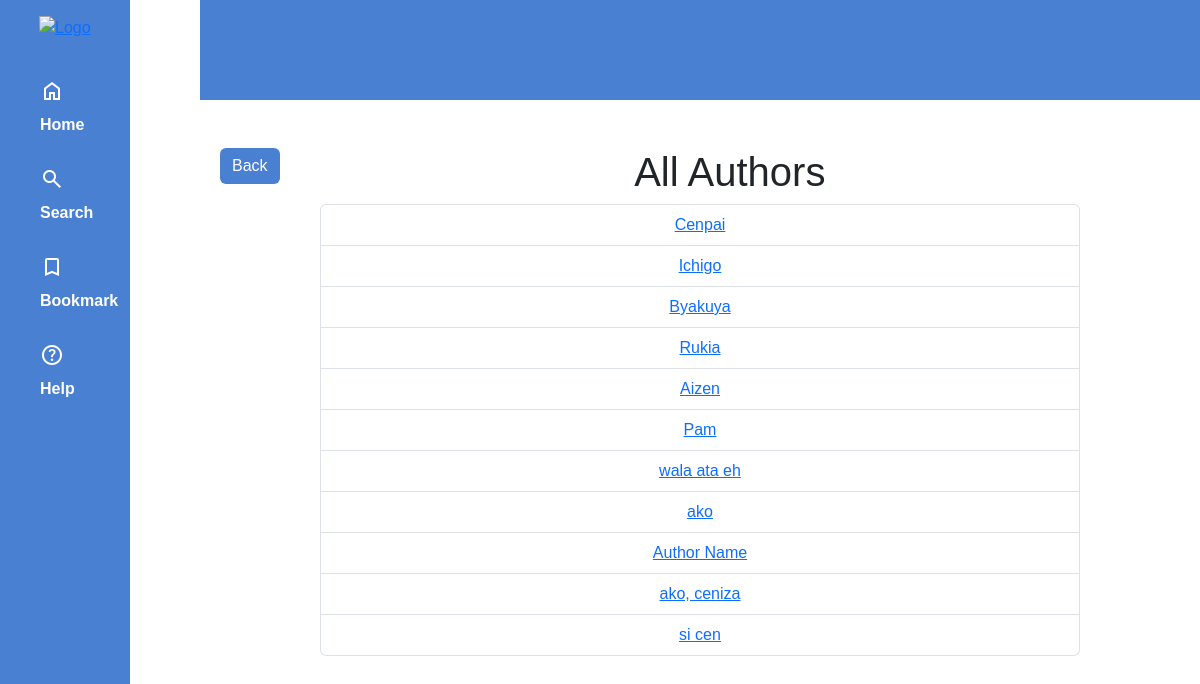
/student/author_list/, run on the app's committed database.
### librarian/models.py (models this page shows, shortened)
class Books(models.Model):
    BookTitle = models.CharField(max_length=100, unique=True)
    Author = models.CharField(max_length=100)
    Description = models.TextField(null=True, blank=True)
    Date = models.DateField()
    Category = models.ManyToManyField(Category)
    SubCategory = models.ManyToManyField(SubCategory)
    SubSection = models.ManyToManyField(SubSection)
    Language = models.CharField(max_length=100, choices=LANGUAGE_CHOICES, default='english')
    BookFile = models.FileField(upload_to="books/files/", default='default_value.pdf')
    BookImage = models.ImageField(upload_to="books/images/", default='default_image.jpg')
    deleted_at = models.DateTimeField(null=True, blank=True)
    available = models.BooleanField(default=True)
    bookmarked_by = models.ManyToManyField(User, related_name='bookmarks', blank=True)
    borrowed = models.ManyToManyField(User, related_name='borrow', blank="True")
    PageViews = models.IntegerField(default=0)
    eBook = models.BooleanField(default=False)
    research_paper = models.BooleanField(default=False)
    hardCopy = models.BooleanField(default=False)
    stock = models.IntegerField(default=0)
    TimesBorrow = models.IntegerField(default=0)

### student/views.py (the view)
# urls.py: path('author_list/', views.author_list, name='author_list'),
def author_list(request):
    authors = Books.objects.values_list('Author', flat=True).distinct()
    return render(request, 'author_list.html', {'authors': authors})

### student/templates/author_list.html (shortened to what this page needs)
{% load static %}
<!DOCTYPE html>
<html lang="en">
<head>
    <link rel="stylesheet" href="https://cdn.jsdelivr.net/npm/bootstrap@5.3.3/dist/css/bootstrap.min.css">
</head>
<body>
    <div class="main-container">
        <header class="header">
        </header>
        <div class="side-bar">
            <aside>
                <div class="logo">
                    <a href="{% url 'view' %}"> <img src="{% static 'playground/school_Logo.png'%}" alt="Logo" height="80px" id="logo"></a>
                </div>
                <ul class="sidebar-nav">
                    <li><span class="material-symbols-outlined navbar-icon" alt="home">home</span><a href="{% url 'view' %}" class="navbar-desc">Home</a></li>
                    <li><span class="material-symbols-outlined navbar-icon" alt="search">search</span><a href="#" class="navbar-desc" id="search">Search</a></li>
                    <li><a href="{% url 'bookmark' %}" class="material-symbols-outlined bookmark navbar-icon" alt="bookmark">bookmark</a><a href="{% url 'bookmark' %}" class="navbar-desc">Bookmark</a></li>
                    <li><span class="material-symbols-outlined navbar-icon" alt="help">help</span><a href="#" class="navbar-desc">Help</a></li>
                </ul>
            </aside>
        </div>
        <div class="content mt-5">
            <div class="author-head ">
                <div class="author-btn ">
                    <a href="{% url 'view' %}" class="btn btn-primary">Back</a>
                </div>
                <div class="author-title">
                    <h1>All Authors</h1>
                </div>
            </div>
            <ul class="list-group">
                {% for author in authors %}
                <li class="list-group-item">
                    <a href="{% url 'author_detail' author_name=author %}" class="author-name d-flex align-items-center">
                        {{ author }}
                    </a>
                </li>
                {% endfor %}
            </ul>
        </div>
    </div>
</body>
</html>

### student/templates/author_list.html (style rules this page uses)
* { margin: 0; padding: 0; box-sizing: border-box; font-family: Arial, Helvetica, sans-serif; }
.main-container { display: grid; grid-template-columns: 200px 1fr; grid-template-rows: 100px 1fr; grid-template-areas: "sidebar header" "sidebar content" ; }
.content { grid-area: content; padding: 0 20px; }
.side-bar { grid-area: sidebar; background-color: rgb(74, 128, 210); position: fixed; width: 10.8%; height: 100%; }
.sidebar-nav { display: flex; justify-content: center; align-items: start; flex-direction: column; list-style: none; margin: none; padding: 19px 0; height: 100%; }
.sidebar-nav li { width: 100%; padding: 10px 40px; color: white; }
.bookmark { color:white; }
.header { background-color: rgb(74, 128, 210); top: 0; z-index: 1; grid-area: header; }
.navbar-text, .navbar-icon { text-decoration: none; transition: color 0.3s; vertical-align: middle; padding: 10px 0; }
.navbar-desc { text-decoration: none; color: white; font-weight: bold; }
.logo { display: flex; justify-content: center; align-items: center; margin-top: 15px; }
.btn-primary { background-color: rgb(74, 128, 210); border: none; transition: background-color 0.3s; }
.author-head { display:flex; }
.author-title { margin-left: auto; margin-right: auto; }
.author-name { display: flex; justify-content: center; }
.list-group { padding: 0 100px; }

### data on the page
Books: Author "Cenpai"
Books: Author "Ichigo"
Books: Author "Byakuya"
Books: Author "Rukia"
Books: Author "Aizen"
Books: Author "Pam"
Books: Author "wala ata eh"
Books: Author "Author Name"
Books: Author "ako, ceniza"
Books: Author "si cen"

### other printed values
{{ author }} "ako"
